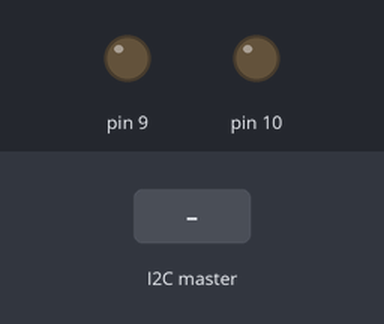
Recording of a sketch running on a simulated Arduino Uno, built with avr-gcc and run on an emulated ATmega328P. On the bench: output pins drawn as LEDs (lit = HIGH). The test bench sets the inputs (shaded band).

Above: at 1.2 s.
1.3 s: the I2C master sends the byte 0
At 2.0 s:
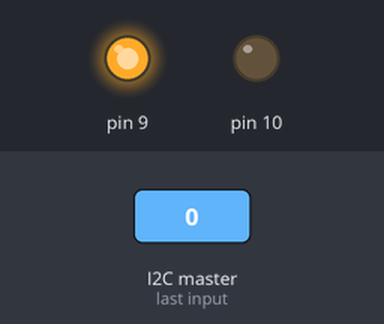
Timing chart, 0 to 23.8 s (numbered marks = the images above; inputs shaded):
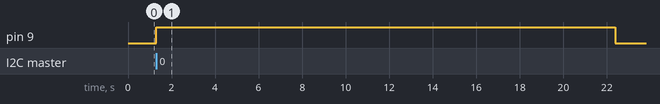

Measured:
- after the input at 1.3 s, pin 9: LOW → HIGH at once, → LOW 21.1 s later

The sketch:

Slave_Device_code.ino
```cpp
#include <Servo.h>
#include <Wire.h>
Servo myservo;
#define SLAVE_ADDRESS 0x04
int number = 0;
int state = 0;
int pos = 0;

void setup()
{
	//myservo.attach(9);
        pinMode(10, OUTPUT);
        pinMode(9, OUTPUT);
        pinMode(13, INPUT);
	Serial.begin(9600); // start serial for output
// initialize i2c as slave device
	Wire.begin(SLAVE_ADDRESS);

// define callbacks for i2c communication
	Wire.onReceive(receiveData);


	Serial;
	printf("Ready");
}

void loop()
{
	delay(100);
}

// unboxes package with number
void receiveData(int byteCount)
{

	while(Wire.available())
	{
		number = Wire.read();
		Serial;
		printf("Data received:");

	}

// whatever number is found is run
	if (number == 0)
	{
        digitalWrite(11, HIGH);
        digitalWrite(9, HIGH); // set the LED on
        digitalWrite(10, LOW);
        delay(4500000);
        digitalWrite(9, LOW); // set the LED on
        digitalWrite(10, LOW);
}

	if (number == 1)
	{
	digitalWrite(11, LOW);

	}

	if (number == 2)
	{

		digitalWrite(9, HIGH); // set the LED on
        delay(10);
		digitalWrite(9, LOW); // set the LED on

	}

	if (number == 3)
	{
		digitalWrite(12, LOW); // set the LED on
           delay(10);
		digitalWrite(12, LOW); // set the LED on
	}

	if (number == 4)
	{

		digitalWrite(12, LOW); // set the LED on
	}


// callback for sending data
	void sendData();

	Wire.write(number);

}
```
